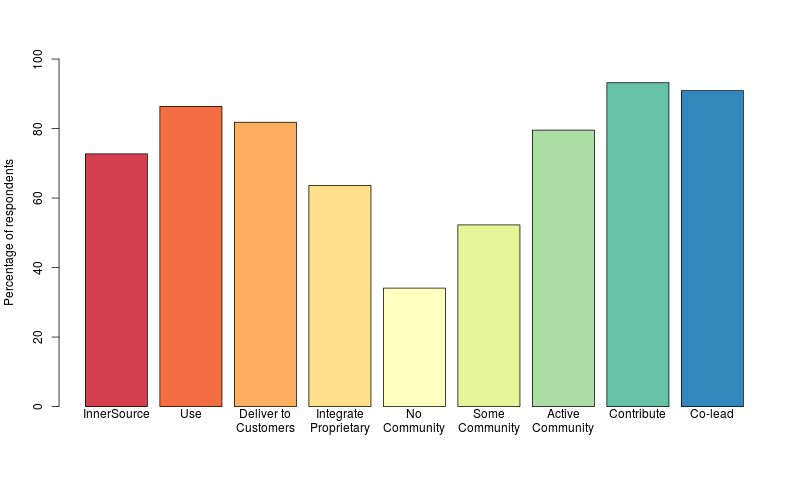

This chart was generated by the following R code:
library(RColorBrewer)

args <- commandArgs(TRUE)
outFile = args[1]

survey <- read.csv("survey_results.csv",head=TRUE)

engagecols <- subset(survey,
        select = c('engage.inner','engage.use','engage.dist','engage.integrate',
                   'engage.solo','engage.soloext','engage.active','engage.contrib',
                   'engage.colead')
    )

counts <- table(as.matrix(engagecols))
percentage <- counts / 44 * 100

png(outFile, width=800)
barplot(percentage,
    ylab="Percentage of respondents",
    ylim=c(0,100),
    col=brewer.pal(9,"Spectral"),
    names.arg=c("InnerSource\n","Use\n","Deliver to\nCustomers","Integrate\nProprietary","No\nCommunity","Some\nCommunity","Active\nCommunity","Contribute\n","Co-lead\n")
   )
